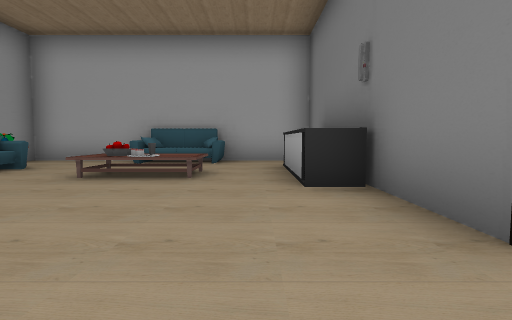
[1] (above)

12 first-person views from a walk through a scene from a Unity 3-D project. The camera is 0.53 m above the floor, tilts 4° down and sees 80° across. The floor is counted in squares, 1 m on a side. Each view is taken from the middle of a square. On the plan, view 1 faces up. The plan holds only what a view shows up to about 9 squares ahead; the rest is blank. The place goes on beyond the plan. The player character is not drawn. Door leaves are left out, so doorways stand open.

[2]
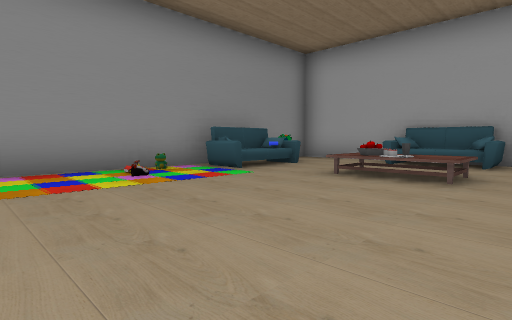

[3]
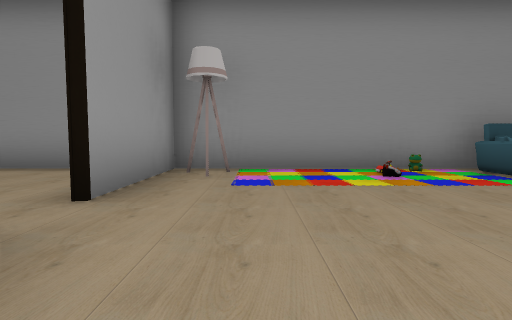

[4]
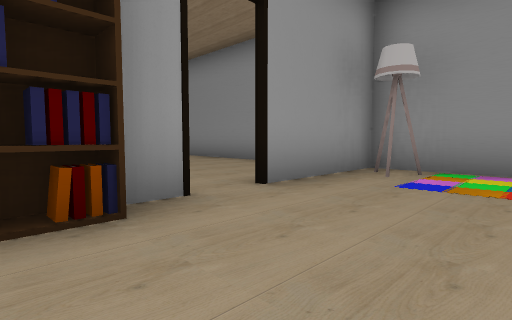

[5]
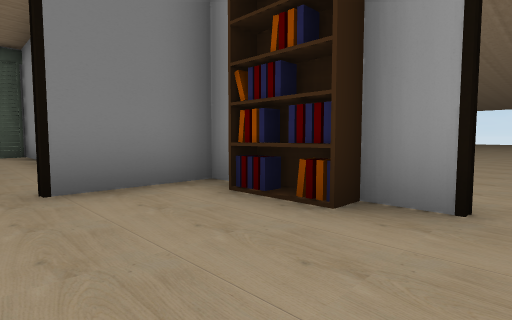

[6]
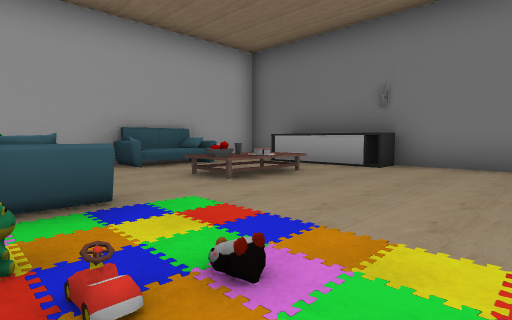

[7]
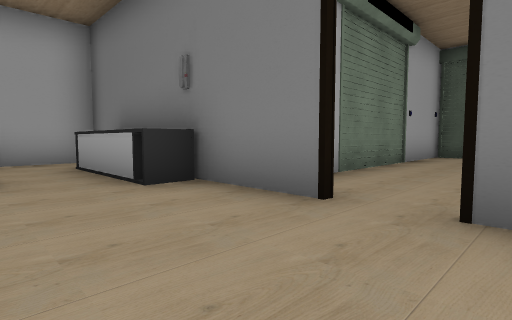

[8]
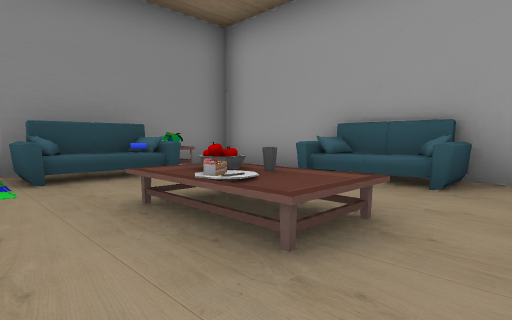

[9]
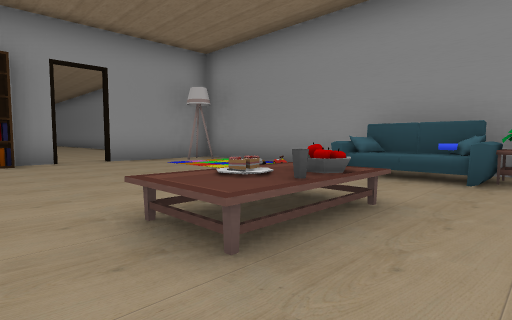

[10]
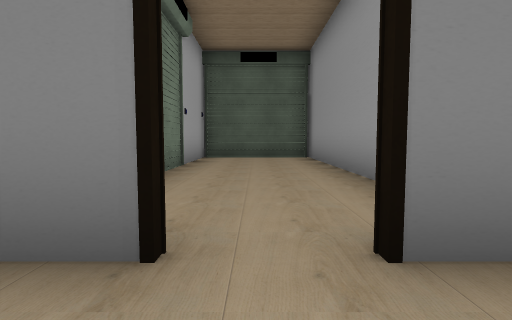

[11]
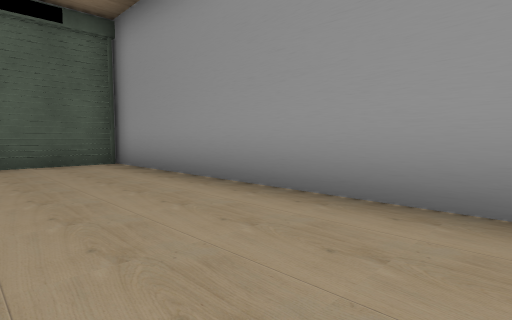

[12]
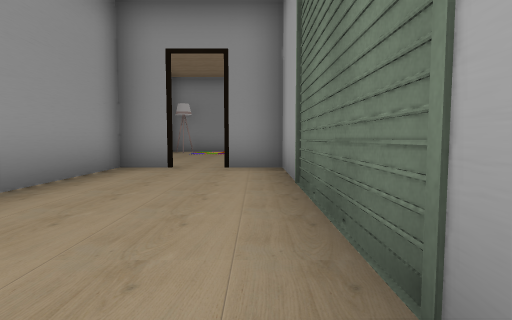

### Floor plan
Points are (right, up) in squares from view 1. A wall is a line through its corners. A room is listed if a view was taken in it or the views show most of it. See-through windows are left out.
Room 1 (views 1, 2, 3, 4, 5, 6, 7, 8, 9, 10)
walls: (1.3, 6.4) (1.3, 7.5) (-5.4, 7.5) (-5.4, -1.4) (-2.5, -1.4); (1.3, 1.4) (1.3, 2.5); (-1.6, -1.4) (-1.1, -1.4); (1.3, -1.4) (1.3, 0.5)
ways out: opening at (4, 3) to room 2; open door at (1, 1) to room 2; opening at (-0.5, -1.5); open door at (-2, -1.5)
objects: other object (-5, 2); other object (-5, 3); sofa (-5, 4) to (-4, 5); other object (-5, 6); other object (-4, 2); other object (-2, 4); other object (-2, 5); sofa (-2, 7) to (-1, 7); other object (-1, -1); other object (-1, 4); other object (-1, 5); other object (0, -1); other object (1, 3) to (1, 6)
Room 2 (views 11, 12)
walls: (8.7, 1.9) (8.7, 2.5) (4.9, 2.5); (4.1, 2.5) (1.4, 2.5) (1.4, 1.4); (1.4, 0.5) (1.4, -0.5) (8.7, -0.5) (8.7, 0.1)
ways out: opening at (4, 3) to room 1; open door at (1, 1) to room 1

Positions as (right, up) in squares from view 1, and headings:
1: (0, 0), facing up
2: (0, 0), facing up-left
3: (0, 0), facing left
4: (0, 1), facing down-left
5: (-2, 1), facing down-right
6: (-5, 1), facing up-right
7: (-1, 0), facing up-right
8: (0, 3), facing up-left
9: (0, 6), facing down-left
10: (0, 1), facing right
11: (2, 2), facing down-right
12: (7, 2), facing left
